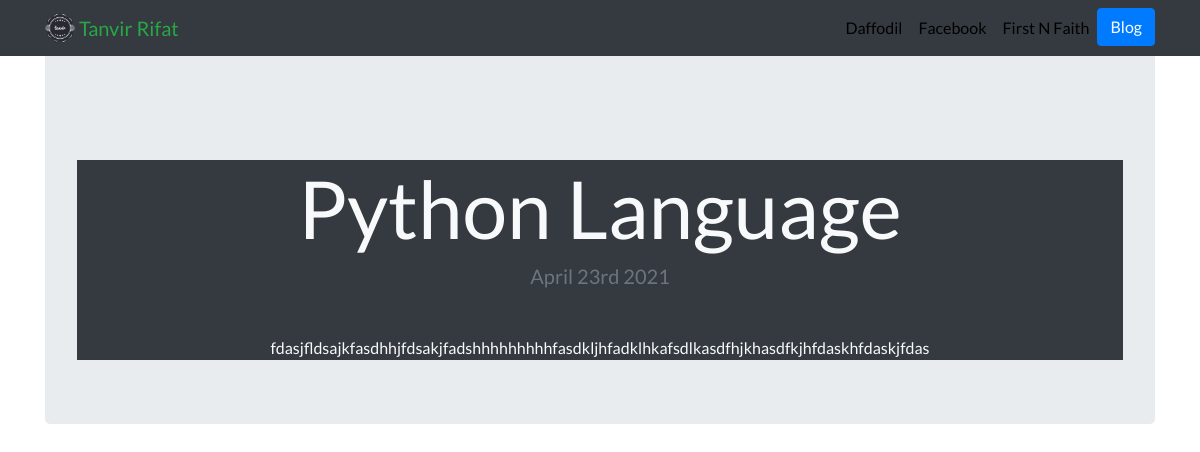
Page /blog/8/ on the committed database.
### blog/models.py (models this page shows, shortened)
class Blog(models.Model):
    title = models.CharField(max_length=200)
    description = models.TextField()
    date = models.DateTimeField()

### blog/views.py (the view)
# urls.py: path('<int:blog_id>/',views.detail,name = "detail"),
def detail(request, blog_id):
    blog = get_object_or_404(Blog,pk = blog_id)
    return render(request,'blog/detail.html',{'blog':blog})

### blog/templates/blog/detail.html (shortened to what this page needs)
{% extends "portfolio/base.html" %} {% load static %} {% block content %}
<br>
<br>
<div class="jumbotron text-center text-light">
    <div class="container bg-dark">
        <h1 class="text-center mt-5" id="blogdetailtitle">{{ blog.title }}</h1>
        <h5 class="text-center text-muted mb-5">{{ blog.date|date:'F jS Y' }}</h5>
        {{ blog.description|safe }} {% endblock %}

### portfolio/static/portfolio/custom.css (style rules this page uses)
body { font-family: 'Lato', sans-serif; }
@media (min-width: 992px) { #blogdetailtitle { font-size: 5rem; } }

### rows in the picture
Blog: title "Python Language", date "April 23rd 2021", description "fdasjfldsajkfasdhhjfdsakjfadshhhhhhhhhfasdkljhfadklhkafsdlkasdfhjkhasdfkjhfdaskhfdaskjfdas"
